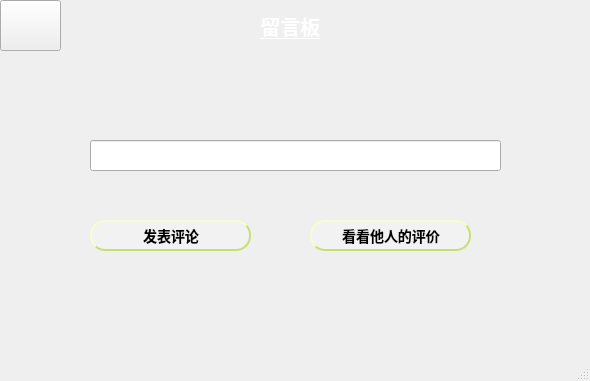
<?xml version="1.0" encoding="UTF-8"?>
<ui version="4.0">
 <class>MainWindow6</class>
 <widget class="QMainWindow" name="MainWindow6">
  <property name="geometry">
   <rect>
    <x>0</x>
    <y>0</y>
    <width>590</width>
    <height>381</height>
   </rect>
  </property>
  <property name="windowTitle">
   <string>MainWindow</string>
  </property>
  <property name="styleSheet">
   <string notr="true">
 background-color: qlineargradient(x1:0, y1:0, x2:1, y2:1,
stop:0 #ffffff,stop:1 #ffffff);</string>
  </property>
  <widget class="QWidget" name="centralwidget">
   <widget class="QLabel" name="label">
    <property name="geometry">
     <rect>
      <x>-20</x>
      <y>0</y>
      <width>621</width>
      <height>51</height>
     </rect>
    </property>
    <property name="font">
     <font>
      <pointsize>15</pointsize>
      <weight>75</weight>
      <bold>true</bold>
      <underline>true</underline>
     </font>
    </property>
    <property name="styleSheet">
     <string notr="true">
 background-color: qlineargradient(x1:0, y1:0, x2:1, y2:1,
stop:0 #91c46c,stop:1#91c46c);
 
color: white; </string>
    </property>
    <property name="text">
     <string>留言板</string>
    </property>
    <property name="alignment">
     <set>Qt::AlignCenter</set>
    </property>
   </widget>
   <widget class="QLineEdit" name="lineEdit">
    <property name="geometry">
     <rect>
      <x>90</x>
      <y>140</y>
      <width>411</width>
      <height>31</height>
     </rect>
    </property>
    <property name="styleSheet">
     <string notr="true"> background-color: qlineargradient(x1:0, y1:0, x2:1, y2:1,
stop:0 #f2f2f2,stop:1 #f2f2f2);
 </string>
    </property>
    <property name="text">
     <string/>
    </property>
   </widget>
   <widget class="QPushButton" name="pushButton">
    <property name="geometry">
     <rect>
      <x>90</x>
      <y>220</y>
      <width>161</width>
      <height>31</height>
     </rect>
    </property>
    <property name="styleSheet">
     <string notr="true">QPushButton:hover {
background-color: #91c46c;

}

QPushButton {
background-color: #ffffff;
color: #ffffff;
color: black;
                    /* 文字颜色 */
background-color: #f2f2f2;       /* 背景色 */
border-style: outset;            /* 边框风格 */
border-width: 2px;               /* 边框宽度 */
border-radius: 5px;              /* 边框圆角 */
border-color: #c6e070;           /* 边框颜色 */
font: bold 14px;                 /* 字体 */
min-width: 2em;                  /* 控件最小宽度 */
min-height: 2px;                 /* 控件最小高度 */
font-family: 宋体;            /* 字库 */
padding: 5px;                    /* 内边距 */
padding-left:6px;                /* 文字横向偏移 */
padding-top:6px;                 /* 文字纵向偏移 */
border-radius:15px
}
QPushButton:pressed {
background-color: #287d7d;
}
</string>
    </property>
    <property name="text">
     <string>发表评论</string>
    </property>
   </widget>
   <widget class="QPushButton" name="pushButton_2">
    <property name="geometry">
     <rect>
      <x>0</x>
      <y>0</y>
      <width>61</width>
      <height>51</height>
     </rect>
    </property>
    <property name="styleSheet">
     <string notr="true">QPushButton{
border-image: url(:/image/01/pic/10.png);


 background-color: qlineargradient(x1:0, y1:0, x2:1, y2:1,
stop:0 #91c46c,stop:1#91c46c);
 
}
QPushButton:pressed {
background-color: #287d7d;
}

 </string>
    </property>
    <property name="text">
     <string/>
    </property>
   </widget>
   <widget class="QLabel" name="label_2">
    <property name="geometry">
     <rect>
      <x>-10</x>
      <y>310</y>
      <width>191</width>
      <height>31</height>
     </rect>
    </property>
    <property name="styleSheet">
     <string notr="true">
 background-color: qlineargradient(x1:0, y1:0, x2:1, y2:1,
stop:0 #f2f2f2,stop:1 #f2f2f2);
 </string>
    </property>
    <property name="text">
     <string/>
    </property>
   </widget>
   <widget class="QLabel" name="label_5">
    <property name="geometry">
     <rect>
      <x>350</x>
      <y>310</y>
      <width>191</width>
      <height>31</height>
     </rect>
    </property>
    <property name="styleSheet">
     <string notr="true">
 background-color: qlineargradient(x1:0, y1:0, x2:1, y2:1,
stop:0 #1c344c,stop:1#1c344c);
 </string>
    </property>
    <property name="text">
     <string/>
    </property>
   </widget>
   <widget class="QLabel" name="label_4">
    <property name="geometry">
     <rect>
      <x>280</x>
      <y>310</y>
      <width>171</width>
      <height>31</height>
     </rect>
    </property>
    <property name="styleSheet">
     <string notr="true">
 background-color: qlineargradient(x1:0, y1:0, x2:1, y2:1,
stop:0 #91c46c,stop:1#91c46c);
 </string>
    </property>
    <property name="text">
     <string/>
    </property>
   </widget>
   <widget class="QLabel" name="label_6">
    <property name="geometry">
     <rect>
      <x>540</x>
      <y>310</y>
      <width>71</width>
      <height>31</height>
     </rect>
    </property>
    <property name="styleSheet">
     <string notr="true">
 background-color: qlineargradient(x1:0, y1:0, x2:1, y2:1,
stop:0 #287d7d,stop:1#287d7d);
 </string>
    </property>
    <property name="text">
     <string/>
    </property>
   </widget>
   <widget class="QLabel" name="label_3">
    <property name="geometry">
     <rect>
      <x>180</x>
      <y>310</y>
      <width>181</width>
      <height>31</height>
     </rect>
    </property>
    <property name="styleSheet">
     <string notr="true">
 background-color: qlineargradient(x1:0, y1:0, x2:1, y2:1,
stop:0 #c6e070,stop:1#c6e070);
 </string>
    </property>
    <property name="text">
     <string/>
    </property>
   </widget>
   <widget class="QPushButton" name="pushButton_3">
    <property name="geometry">
     <rect>
      <x>310</x>
      <y>220</y>
      <width>161</width>
      <height>31</height>
     </rect>
    </property>
    <property name="styleSheet">
     <string notr="true">QPushButton:hover {
background-color: #91c46c;

}

QPushButton {
background-color: #ffffff;
color: #ffffff;
color: black;
                    /* 文字颜色 */
background-color: #f2f2f2;       /* 背景色 */
border-style: outset;            /* 边框风格 */
border-width: 2px;               /* 边框宽度 */
border-radius: 5px;              /* 边框圆角 */
border-color: #c6e070;           /* 边框颜色 */
font: bold 14px;                 /* 字体 */
min-width: 2em;                  /* 控件最小宽度 */
min-height: 2px;                 /* 控件最小高度 */
font-family: 宋体;            /* 字库 */
padding: 5px;                    /* 内边距 */
padding-left:6px;                /* 文字横向偏移 */
padding-top:6px;                 /* 文字纵向偏移 */
border-radius:15px
}
QPushButton:pressed {
background-color: #287d7d;
}
</string>
    </property>
    <property name="text">
     <string>看看他人的评价</string>
    </property>
   </widget>
  </widget>
  <widget class="QMenuBar" name="menubar">
   <property name="geometry">
    <rect>
     <x>0</x>
     <y>0</y>
     <width>590</width>
     <height>23</height>
    </rect>
   </property>
  </widget>
  <widget class="QStatusBar" name="statusbar"/>
 </widget>
 <resources/>
 <connections/>
</ui>
